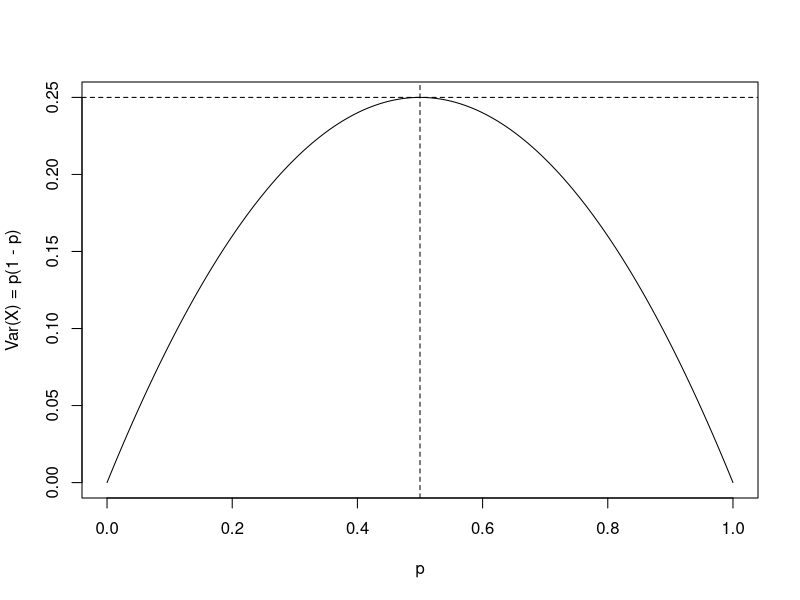

Write R code to recreate this figure.
## ---- chunk 1
p <- seq(0, 1, by = 0.001)
# Create a sequence of probability values from 0 to 1 in increments of 0.001

v <- p * (1 - p)
# Compute the variance of a Bernoulli(p) random variable for each value of p

plot(p, v, type = "l", xlab = "p", ylab = "Var(X) = p(1 - p)")
# Plot variance as a function of p, using a line plot

abline(v = 0.5, lty = 2)
# Add a vertical dashed line at p = 0.5, where the variance is maximized

abline(h = 0.25, lty = 2)
# Add a horizontal dashed line at variance = 0.25, the maximum possible variance
